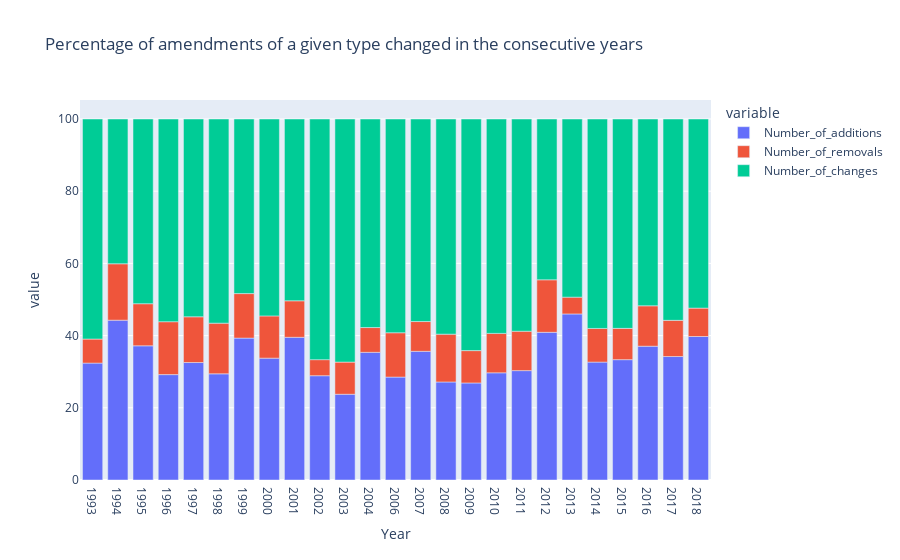

Notebook cell for this chart:
### Code cell
fig = px.bar(bills_yearly, 
             x="Year", 
             y=["Number_of_additions", "Number_of_removals", "Number_of_changes"], 
             title="Percentage of amendments of a given type changed in the consecutive years")
fig.show()

### Figure 1 — Plotly figure (JSON) as saved in the notebook; plotly's stock layout.template omitted (floating-point values rounded to 4 significant figures)
{"data": [{"alignmentgroup": "True", "hovertemplate": "variable=Number_of_additions<br>Year=%{x}<br>value=%{y}<extra></extra>", "legendgroup": "Number_of_additions", "marker": {"color": "#636efa", "pattern": {"shape": ""}}, "name": "Number_of_additions", "offsetgroup": "Number_of_additions", "orientation": "v", "showlegend": true, "textposition": "auto", "type": "bar", "x": ["1993", "1994", "1995", "1996", "1997", "1998", "1999", "2000", "2001", "2002", "2003", "2004", "2006", "2007", "2008", "2009", "2010", "2011", "2012", "2013", "2014", "2015", "2016", "2017", "2018"], "xaxis": "x", "y": [32.38, 44.27, 37.17, 29.19, 32.54, 29.41, 39.31, 33.76, 39.53, 28.89, 23.75, 35.36, 28.51, 35.64, 27.15, 26.88, 29.69, 30.3, 40.91, 45.99, 32.65, 33.33, 37.06, 34.2, 39.75], "yaxis": "y"}, {"alignmentgroup": "True", "hovertemplate": "variable=Number_of_removals<br>Year=%{x}<br>value=%{y}<extra></extra>", "legendgroup": "Number_of_removals", "marker": {"color": "#EF553B", "pattern": {"shape": ""}}, "name": "Number_of_removals", "offsetgroup": "Number_of_removals", "orientation": "v", "showlegend": true, "textposition": "auto", "type": "bar", "x": ["1993", "1994", "1995", "1996", "1997", "1998", "1999", "2000", "2001", "2002", "2003", "2004", "2006", "2007", "2008", "2009", "2010", "2011", "2012", "2013", "2014", "2015", "2016", "2017", "2018"], "xaxis": "x", "y": [6.667, 15.63, 11.66, 14.65, 12.67, 14.03, 12.33, 11.7, 10.11, 4.444, 8.908, 6.865, 12.28, 8.251, 13.25, 8.96, 10.92, 10.91, 14.55, 4.651, 9.329, 8.672, 11.19, 10.03, 7.867], "yaxis": "y"}, {"alignmentgroup": "True", "hovertemplate": "variable=Number_of_changes<br>Year=%{x}<br>value=%{y}<extra></extra>", "legendgroup": "Number_of_changes", "marker": {"color": "#00cc96", "pattern": {"shape": ""}}, "name": "Number_of_changes", "offsetgroup": "Number_of_changes", "orientation": "v", "showlegend": true, "textposition": "auto", "type": "bar", "x": ["1993", "1994", "1995", "1996", "1997", "1998", "1999", "2000", "2001", "2002", "2003", "2004", "2006", "2007", "2008", "2009", "2010", "2011", "2012", "2013", "2014", "2015", "2016", "2017", "2018"], "xaxis": "x", "y": [60.95, 40.1, 51.17, 56.15, 54.79, 56.56, 48.36, 54.55, 50.36, 66.67, 67.34, 57.77, 59.21, 56.11, 59.6, 64.16, 59.39, 58.79, 44.55, 49.35, 58.02, 57.99, 51.75, 55.77, 52.38], "yaxis": "y"}], "layout": {"barmode": "relative", "legend": {"title": {"text": "variable"}, "tracegroupgap": 0}, "title": {"text": "Percentage of amendments of a given type changed in the consecutive years"}, "xaxis": {"anchor": "y", "domain": [0, 1], "title": {"text": "Year"}}, "yaxis": {"anchor": "x", "domain": [0, 1], "title": {"text": "value"}}}}
